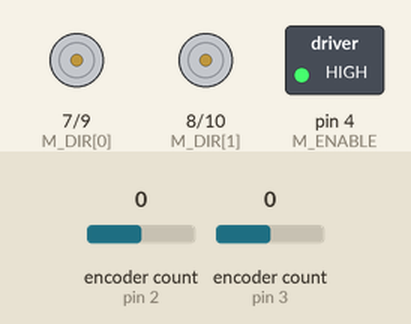
Simulated run of this sketch. Board: Arduino Uno, built with avr-gcc and run on an emulated ATmega328P. On the bench: direction and speed pins drawn as motors (green arrow = direction pin HIGH = forward, orange = LOW = backward, longer = more drive), switched loads named in the sketch (green lamp = pin HIGH). The inputs (shaded band) are chosen by the test bench; at power-on: encoder count (sensors on pin 2, pin 3) 0.

Above: at 1.2 s.
1.3 s: encoder count (sensor on pin 2) set to 1
At 2.3 s:
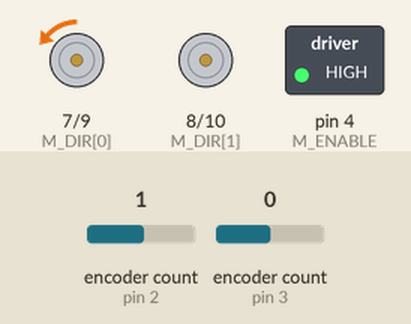
2.8 s: encoder count (sensor on pin 3) set to 1
At 3.5 s:
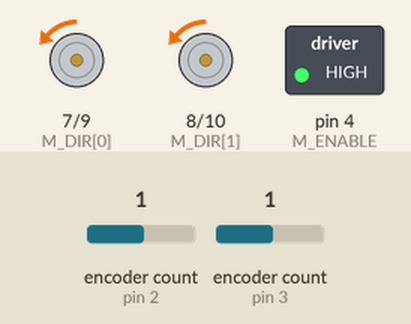
4.3 s: encoder count (sensor on pin 2) set to 0
At 4.6 s:
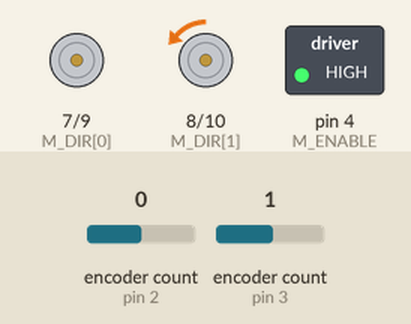
5.8 s: encoder count (sensor on pin 2) set to -1
At 7.0 s:
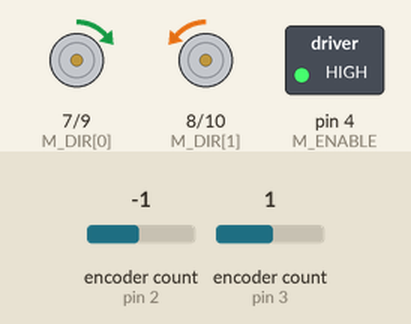
7.3 s: encoder count (sensor on pin 3) set to 0
At 8.1 s:
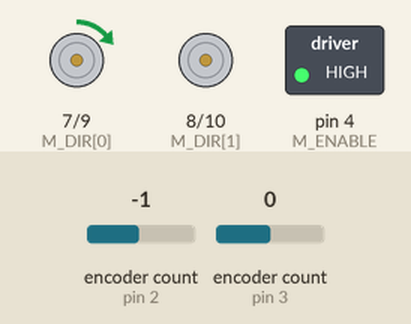
8.8 s: encoder count (sensor on pin 3) set to -1
At 9.2 s:
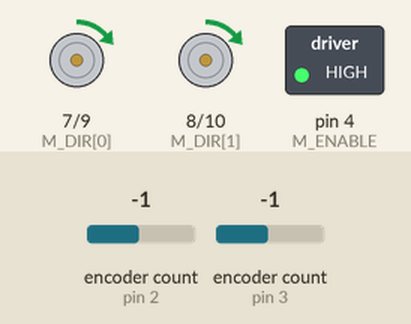
Timing chart, 0 to 11.3 s (numbered marks = the images above; inputs shaded):
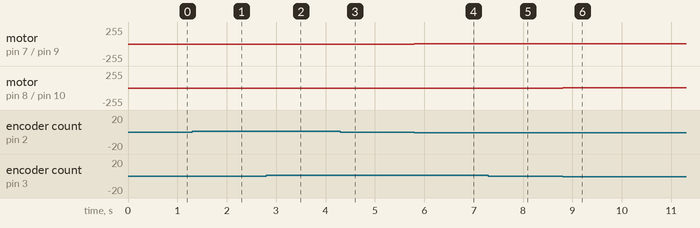

Measured:
- after the input at 1.3 s, motor on pin 7 (M_DIR[0]) / pin 9 (M_PWM[0]): stopped → backward 1/255 at once
- after the input at 2.8 s, motor on pin 8 (M_DIR[1]) / pin 10 (M_PWM[1]): stopped → backward 1/255 at once
- after the input at 4.3 s, motor on pin 7 (M_DIR[0]) / pin 9 (M_PWM[0]): backward 1/255 → stopped at once
- after the input at 5.8 s, motor on pin 7 (M_DIR[0]) / pin 9 (M_PWM[0]): stopped → forward 1/255 at once
- after the input at 7.3 s, motor on pin 8 (M_DIR[1]) / pin 10 (M_PWM[1]): backward 1/255 → stopped at once
- after the input at 8.8 s, motor on pin 8 (M_DIR[1]) / pin 10 (M_PWM[1]): stopped → forward 1/255 at once

The sketch:

MiniProjectFinal.ino
```cpp
#include <Arduino.h> // for PI
#include <Encoder.h> // for reading wheel encoders
#include <Wire.h> // for communicating with Rasberry Pi

// Wire and Pi stuff
#define MY_ADDR 8  // Arduino I2C address
volatile uint8_t reg;
int quad = 1; // Pi updates quadrant for wheels

// Pin Definitions
const uint8_t M_ENABLE = 4; // So motors are on
int M_DIR[] = {7,8}; // Motor to reverse and forward spin (index 0 is left motor, index 1 is right motor)
const uint8_t M_PWM[] = {9, 10}; //Motor driver pins (index 0 is left motor, index 1 is right motor)
const uint8_t M1_ENC_PINS[] = {2,5}; // Motor 1 encoder
const uint8_t M2_ENC_PINS[] = {3,6}; // Motor 2 encoder

// Set up encoder library and wheel rotation count stuff
Encoder M1Enc(M1_ENC_PINS[0], M1_ENC_PINS[1]); // index 0 is ISR pin
Encoder M2Enc(M2_ENC_PINS[0], M2_ENC_PINS[1]); // index 0 is ISR pin
float old_pos_count[] = {0,0}, old_pos_rad[] = {0,0}; // old positions to compare against
const int counts_per_rev = 3200; // Encoder counts per wheel revolution

// Timing Var
float ts = 10;  // Sample time in milliseconds

// Drive Vars
float pwm[] = {0, 0}; // PWM for motors
float battery_V = 7.8; // Battery voltage as set on robot's motor shield

// Motor control params
// float K[] = {1.8,1.75};
// float sigma[] = {10,15};
float Kp[] = {.05,.05}; // .5 goes quicker but harder to test anti-windup
float P[] = {.065,.0635};
float I[] = {0.001,0.001};

// Localization stuff
const float r = 0.0746125; // Wheel radius in meters
const float b = 0.375; // Wheelbase in meters
float t=0.0, x = 0.0, y = 0.0, phi = 0.0;

void setup() {
  Serial.begin(115200);

  // Recieve from Pi stuff
  Wire.begin(MY_ADDR);  // Initialize as I2C slave
  Wire.onReceive(receiveData);  // Set function to run when data is received

  // Enable Pin declaration
  pinMode(M_ENABLE, OUTPUT);
  digitalWrite(M_ENABLE, HIGH);

  // Initialize Left Motor
  pinMode(M_PWM[0], OUTPUT);
  digitalWrite(M_PWM[0], LOW);
  pinMode(M_DIR[0], OUTPUT);
  digitalWrite(M_DIR[0], LOW);

  // Initialize Right Motor
  pinMode(M_PWM[1], OUTPUT);
  digitalWrite(M_PWM[1], LOW);
  pinMode(M_DIR[1], OUTPUT);
  digitalWrite(M_DIR[1], LOW);

  // Sets the counts from the encoder on left and right motors
  old_pos_count[0] = M1Enc.read();
  old_pos_count[1] = M2Enc.read();

  // Gets initial position in radians for left and right motors
  old_pos_rad[0] = 2 * PI * (float)old_pos_count[0] / counts_per_rev;
  old_pos_rad[1] = 2 * PI * (float)old_pos_count[1] / counts_per_rev;
}

void loop() {
  // Deal with Pi's sent info
  float desired_pos[] = {1, 1};
  if (quad == 1){ //Quad 1 (NE): Wheels @ 0,0
    desired_pos[0] = 0;
    desired_pos[1] = 0;
  } else if (quad == 2){ //Quad 2 (NW): Wheels @ 0,1
    desired_pos[0] = 0;
    desired_pos[1] = 6400; // should be 1600

  } else if (quad == 3){ //Quad 3 (SW): Wheels @ 1,1
    desired_pos[0] = 6400; // should be 1600
    desired_pos[1] = 6400; // should be 1600

  } else if (quad == 4){ //Quad 4 (SE): Wheels @ 1,0
    desired_pos[0] = 6400; // should be 1600
    desired_pos[1] = 0;
  }

  float rad_pos[] = {0, 0};
  float actual_pos[] = {0, 0};
  actual_pos[0] = M1Enc.read(); // Gets actual position in counts for left motor
  actual_pos[1] = M2Enc.read(); // Gets actual position in counts for right motor

  // Handle left wheel roll over to reset rotational position
  if (actual_pos[0] >= counts_per_rev){
    actual_pos[0] = actual_pos[0] - counts_per_rev;
  } else if (actual_pos[0] <= -counts_per_rev){
    actual_pos[0] = actual_pos[0] + counts_per_rev;
  }

   // Handle right wheel roll over to reset rotational position
  if (actual_pos[1] >= counts_per_rev){
    actual_pos[1] = actual_pos[1] - counts_per_rev;
  } else if (actual_pos[0] <= -counts_per_rev){
    actual_pos[1] = actual_pos[1] + counts_per_rev;
  }
  // Serial.print("Right Current Position: "); // debugging
  // Serial.println(actual_pos[1]); // debugging

  // Calculate position in radians for left and right motors (used for finding pos_error)
  rad_pos[0] = 2 * PI * (float)actual_pos[0] / counts_per_rev;
  rad_pos[1] = 2 * PI * (float)actual_pos[1] / counts_per_rev;

  // Update old position in rads and counts for next time
  for (int i = 0; i < 2; i++){
    old_pos_rad[i] = rad_pos[i];
    old_pos_count[i] = actual_pos[i];
  }

  // Speed calculations
  float old_pos_rad[] = {0, 0};
  float actual_speed[] = {0, 0};
  actual_speed[0] = (rad_pos[0] - old_pos_rad[0]) / (ts / 1000); // Calculates the current speed of left motor
  actual_speed[1] = (rad_pos[1] - old_pos_rad[1]) / (ts / 1000); //Calculates the current speed of right motor

  // Control variables
  float integral_error[] = {0, 0};
  float pos_error[] = {0, 0};
  float error[] = {0, 0};
  float desired_speed[] = {0, 0};
  float Voltage[] = {0, 0};

  // Compute position calculations and control for each wheel in array
  for (int i = 0; i < 2; i++) {
    pos_error[i] = desired_pos[i] - actual_pos[i];
    // Serial.print("Position Error: "); // debugging
    // Serial.println(pos_error[i]); // debugging
    integral_error[i] += pos_error[i] * ((float) ts / 1000.0);
    desired_speed[i] = P[i] * pos_error[i] + I[i] * integral_error[i];
    error[i] = desired_speed[i] - actual_speed[i];
    Voltage[i] = Kp[i] * error[i];
    // if (abs(Voltage[i]) > battery_V) {
    //   if (Voltage[i] > 0) {
    //       Voltage[i] = battery_V;
    //   } else {
    //       Voltage[i] = -battery_V;
    //   }
    // }
    if(Voltage[i] > 0){
      digitalWrite(M_DIR[i], HIGH);
    }
    else{
      digitalWrite(M_DIR[i], LOW);
    }
    pwm[i] = 255 * abs(Voltage[i]) / battery_V;
    analogWrite(M_PWM[i], min(pwm[i], 255));
  }

  // oldL = countL;
  // oldR = countR;

  // old_pos[0] = new_pos[0];
  // old_pos[1] = new_pos[1];

  // // Convert counts to wheel rotations (radians)
  // float d_thetaL = ((countL-oldL) * 2.0 * PI) / counts_per_rev;
  // float d_thetaR = ((countR-oldR) * 2.0 * PI) / counts_per_rev;

  // // Compute left wheel displacements
  // new_pos[0] = r * d_thetaL;
  // actual_pos[0]+=new_pos[0];
  // actual_speed[0] = (float) (actual_pos[0]-old_pos[0]) / (float) ts;

  // // Compute right wheel displacements
  // new_pos[1] = r * d_thetaR;
  // actual_pos[1]+=new_pos[1];
  // actual_speed[1] = (float) (actual_pos[1]-old_pos[1]) / (float) ts;
}

// // ISR for Encoder 1
// void ISR_encoder1Change() {
//   if (digitalRead(M1ENCA) == digitalRead(M1ENCB)) {
//     countL += 2;
//   } else {
//     countL -= 2;
//   }
// }

// // ISR for Encoder 2
// void ISR_encoder2Change() {
//   if (digitalRead(M2ENCA) == digitalRead(M2ENCB)) {
//     countR += 2;
//   } else {
//     countR -= 2;
//   }
// }

// I2C interrupt for recieving data from Rasberry Pi
void receiveData (){
  // Set user num
  reg = Wire.read();
  while (Wire.available()){
    quad = Wire.read(); // gets the number of the quadrant sent by the Pi
    // Serial.print("Received from Pi: "); // debugging
    // Serial.println(quad); // debugging
  }
}

// void receiveData(int numBytes) {
//   if (Wire.available()) {
//     String receivedMessage = "";

//     // Read the entire message
//     while (Wire.available()) {
//       char c = Wire.read();
//       receivedMessage += c;
//     }

//     Serial.print("Received from Pi: ");
//     Serial.println(receivedMessage);

//     // Parse the received string (expected format: "0 0", "0 1", "1 0", "1 1")
//     desired_pos[0] = 3.14 * receivedMessage[0] - '0'; // Convert char to int
//     desired_pos[1] = 3.14 * receivedMessage[2] - '0'; // Convert char to int
//   }
// }
```
